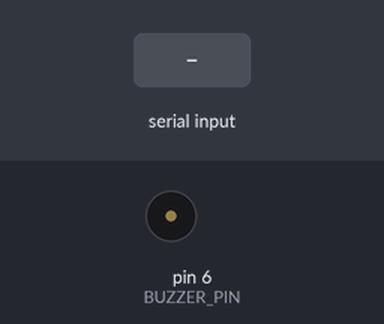
Simulated run of this sketch. Board: Arduino Uno, built with avr-gcc and run on an emulated ATmega328P. Shown: buzzer (waves = sounding). Inputs (shaded band) come from the test bench.

Above: at 1.5 s.
1.6 s: "F" received over Serial
At 1.85 s:
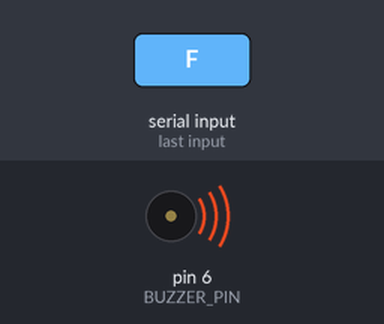
4.6 s: "D" received over Serial
6.1 s: "N" received over Serial
At 6.3 s:
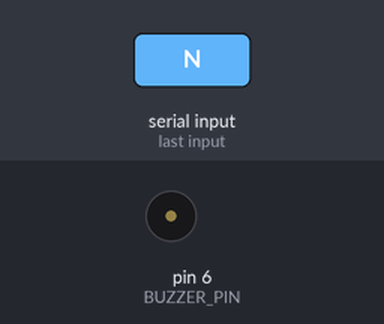
Timing chart, 0 to 15.1 s (numbered marks = the images above; inputs shaded):
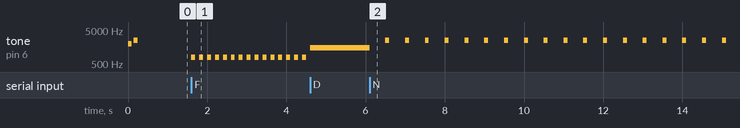

Measured:
- after the input at 1.6 s, tone on pin 6 (BUZZER_PIN): alternates 800 Hz for 0.10 s and silent for 0.10 s, starting at once
- after the input at 6.1 s, tone on pin 6 (BUZZER_PIN): alternates 2500 Hz for 0.10 s and silent for 0.40 s, starting at once

The sketch:

buzzer.ino
```cpp
/*
 * WakeUp System — Arduino Buzzer Controller
 * -----------------------------------------
 * Receives single-byte commands from the Raspberry Pi over USB serial
 * and drives a passive buzzer to produce distinct alert tones.
 *
 * Command protocol:
 *   'F' — Fatigue (PERCLOS)     → fast beeping 800 Hz  (100ms on / 100ms off)
 *   'D' — Distraction (yaw/pitch) → continuous 1500 Hz tone
 *   'N' — No face detected      → slow beeping 2500 Hz (100ms on / 400ms off)
 *   'O' — Driver OK             → silence
 */

const int BUZZER_PIN = 6;

char currentState = 'O';
unsigned long lastToggle = 0;
bool buzzerOn = false;

void setup() {
  Serial.begin(9600);
  pinMode(BUZZER_PIN, OUTPUT);

  // Startup melody
  tone(BUZZER_PIN, 2000, 100);
  delay(150);
  tone(BUZZER_PIN, 2500, 100);
  delay(150);
}

void loop() {
  // Read latest command (drain buffer to always use most recent)
  while (Serial.available() > 0) {
    currentState = Serial.read();
  }

  unsigned long now = millis();

  if (currentState == 'F') {
    // Fast beeping: 100ms on / 100ms off at 800 Hz
    if (now - lastToggle >= 100) {
      lastToggle = now;
      buzzerOn = !buzzerOn;
      buzzerOn ? tone(BUZZER_PIN, 800) : noTone(BUZZER_PIN);
    }
  }
  else if (currentState == 'D') {
    // Continuous 1500 Hz tone
    tone(BUZZER_PIN, 1500);
  }
  else if (currentState == 'N') {
    // Slow beeping: 100ms on / 400ms off at 2500 Hz
    if (now - lastToggle >= (buzzerOn ? 100 : 400)) {
      lastToggle = now;
      buzzerOn = !buzzerOn;
      buzzerOn ? tone(BUZZER_PIN, 2500) : noTone(BUZZER_PIN);
    }
  }
  else if (currentState == 'O') {
    noTone(BUZZER_PIN);
    buzzerOn = false;
  }
}
```
